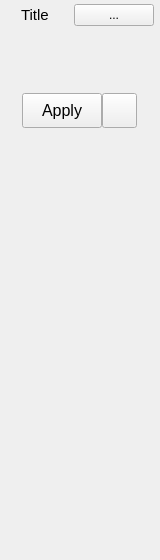
<?xml version="1.0" encoding="UTF-8"?>
<ui version="4.0">
 <class>Form</class>
 <widget class="QWidget" name="Form">
  <property name="geometry">
   <rect>
    <x>0</x>
    <y>0</y>
    <width>160</width>
    <height>560</height>
   </rect>
  </property>
  <property name="sizePolicy">
   <sizepolicy hsizetype="Preferred" vsizetype="Minimum">
    <horstretch>0</horstretch>
    <verstretch>0</verstretch>
   </sizepolicy>
  </property>
  <property name="minimumSize">
   <size>
    <width>160</width>
    <height>560</height>
   </size>
  </property>
  <property name="maximumSize">
   <size>
    <width>16777215</width>
    <height>16777215</height>
   </size>
  </property>
  <property name="windowTitle">
   <string>Form</string>
  </property>
  <property name="styleSheet">
   <string notr="true"/>
  </property>
  <layout class="QVBoxLayout" name="verticalLayout">
   <property name="spacing">
    <number>2</number>
   </property>
   <property name="sizeConstraint">
    <enum>QLayout::SetDefaultConstraint</enum>
   </property>
   <property name="leftMargin">
    <number>4</number>
   </property>
   <property name="topMargin">
    <number>2</number>
   </property>
   <property name="rightMargin">
    <number>4</number>
   </property>
   <property name="bottomMargin">
    <number>2</number>
   </property>
   <item>
    <layout class="QHBoxLayout" name="titleLayout">
     <property name="leftMargin">
      <number>2</number>
     </property>
     <property name="topMargin">
      <number>2</number>
     </property>
     <property name="rightMargin">
      <number>2</number>
     </property>
     <property name="bottomMargin">
      <number>0</number>
     </property>
     <item>
      <widget class="QLabel" name="titleIcon">
       <property name="maximumSize">
        <size>
         <width>13</width>
         <height>13</height>
        </size>
       </property>
       <property name="text">
        <string/>
       </property>
       <property name="pixmap">
        <pixmap>../icons/pose.png</pixmap>
       </property>
       <property name="scaledContents">
        <bool>true</bool>
       </property>
      </widget>
     </item>
     <item>
      <widget class="QLabel" name="titleLabel">
       <property name="font">
        <font>
         <family>Arial</family>
         <pointsize>11</pointsize>
         <weight>50</weight>
         <bold>false</bold>
        </font>
       </property>
       <property name="styleSheet">
        <string notr="true"/>
       </property>
       <property name="lineWidth">
        <number>0</number>
       </property>
       <property name="text">
        <string>Title</string>
       </property>
      </widget>
     </item>
     <item>
      <widget class="QPushButton" name="editButton">
       <property name="text">
        <string>...</string>
       </property>
      </widget>
     </item>
    </layout>
   </item>
   <item>
    <widget class="QFrame" name="mainFrame">
     <property name="frameShape">
      <enum>QFrame::NoFrame</enum>
     </property>
     <property name="frameShadow">
      <enum>QFrame::Plain</enum>
     </property>
     <property name="lineWidth">
      <number>0</number>
     </property>
     <layout class="QVBoxLayout" name="verticalLayout_2">
      <property name="spacing">
       <number>0</number>
      </property>
      <property name="margin">
       <number>0</number>
      </property>
      <item>
       <widget class="QFrame" name="iconTitleFrame">
        <property name="frameShape">
         <enum>QFrame::NoFrame</enum>
        </property>
        <property name="frameShadow">
         <enum>QFrame::Plain</enum>
        </property>
        <property name="lineWidth">
         <number>0</number>
        </property>
        <layout class="QVBoxLayout" name="verticalLayout_6">
         <property name="spacing">
          <number>0</number>
         </property>
         <property name="margin">
          <number>0</number>
         </property>
        </layout>
       </widget>
      </item>
      <item>
       <widget class="QFrame" name="iconFrame">
        <property name="frameShape">
         <enum>QFrame::NoFrame</enum>
        </property>
        <property name="frameShadow">
         <enum>QFrame::Plain</enum>
        </property>
        <property name="lineWidth">
         <number>0</number>
        </property>
        <layout class="QVBoxLayout" name="verticalLayout_3">
         <property name="spacing">
          <number>0</number>
         </property>
         <property name="leftMargin">
          <number>0</number>
         </property>
         <property name="topMargin">
          <number>2</number>
         </property>
         <property name="rightMargin">
          <number>0</number>
         </property>
         <property name="bottomMargin">
          <number>0</number>
         </property>
         <item>
          <widget class="QFrame" name="iconFrame2">
           <property name="sizePolicy">
            <sizepolicy hsizetype="Preferred" vsizetype="Expanding">
             <horstretch>0</horstretch>
             <verstretch>0</verstretch>
            </sizepolicy>
           </property>
           <property name="styleSheet">
            <string notr="true"/>
           </property>
           <property name="frameShape">
            <enum>QFrame::NoFrame</enum>
           </property>
           <property name="frameShadow">
            <enum>QFrame::Plain</enum>
           </property>
           <property name="lineWidth">
            <number>0</number>
           </property>
           <layout class="QVBoxLayout" name="verticalLayout_8">
            <property name="spacing">
             <number>0</number>
            </property>
            <property name="margin">
             <number>0</number>
            </property>
            <item>
             <layout class="QHBoxLayout" name="thumbnailLayout">
              <property name="spacing">
               <number>0</number>
              </property>
              <property name="topMargin">
               <number>0</number>
              </property>
              <property name="bottomMargin">
               <number>0</number>
              </property>
              <item>
               <widget class="QFrame" name="thumbnailFrame">
                <property name="sizePolicy">
                 <sizepolicy hsizetype="Expanding" vsizetype="Expanding">
                  <horstretch>0</horstretch>
                  <verstretch>1</verstretch>
                 </sizepolicy>
                </property>
                <property name="minimumSize">
                 <size>
                  <width>50</width>
                  <height>50</height>
                 </size>
                </property>
                <property name="maximumSize">
                 <size>
                  <width>150</width>
                  <height>150</height>
                 </size>
                </property>
                <property name="styleSheet">
                 <string notr="true"/>
                </property>
                <property name="frameShape">
                 <enum>QFrame::NoFrame</enum>
                </property>
                <property name="frameShadow">
                 <enum>QFrame::Plain</enum>
                </property>
                <property name="lineWidth">
                 <number>0</number>
                </property>
                <layout class="QVBoxLayout" name="verticalLayout_4">
                 <property name="spacing">
                  <number>0</number>
                 </property>
                 <property name="margin">
                  <number>0</number>
                 </property>
                </layout>
               </widget>
              </item>
             </layout>
            </item>
           </layout>
          </widget>
         </item>
        </layout>
       </widget>
      </item>
      <item>
       <widget class="QFrame" name="formFrame">
        <property name="frameShape">
         <enum>QFrame::NoFrame</enum>
        </property>
        <property name="frameShadow">
         <enum>QFrame::Plain</enum>
        </property>
        <property name="lineWidth">
         <number>0</number>
        </property>
        <layout class="QVBoxLayout" name="verticalLayout_14">
         <property name="spacing">
          <number>0</number>
         </property>
         <property name="margin">
          <number>0</number>
         </property>
        </layout>
       </widget>
      </item>
     </layout>
    </widget>
   </item>
   <item>
    <widget class="QFrame" name="customWidgetFrame">
     <property name="sizePolicy">
      <sizepolicy hsizetype="Preferred" vsizetype="Preferred">
       <horstretch>0</horstretch>
       <verstretch>0</verstretch>
      </sizepolicy>
     </property>
     <property name="frameShape">
      <enum>QFrame::NoFrame</enum>
     </property>
     <property name="frameShadow">
      <enum>QFrame::Raised</enum>
     </property>
     <property name="lineWidth">
      <number>0</number>
     </property>
     <layout class="QVBoxLayout" name="verticalLayout_9">
      <property name="spacing">
       <number>0</number>
      </property>
      <property name="margin">
       <number>0</number>
      </property>
     </layout>
    </widget>
   </item>
   <item>
    <widget class="QFrame" name="previewButtons">
     <property name="frameShape">
      <enum>QFrame::NoFrame</enum>
     </property>
     <property name="frameShadow">
      <enum>QFrame::Plain</enum>
     </property>
     <property name="lineWidth">
      <number>0</number>
     </property>
     <layout class="QHBoxLayout" name="horizontalLayout_6">
      <property name="spacing">
       <number>1</number>
      </property>
      <item>
       <layout class="QHBoxLayout" name="horizontalLayout_2">
        <property name="spacing">
         <number>0</number>
        </property>
        <property name="topMargin">
         <number>0</number>
        </property>
        <item>
         <spacer name="horizontalSpacer_3">
          <property name="orientation">
           <enum>Qt::Horizontal</enum>
          </property>
          <property name="sizeHint" stdset="0">
           <size>
            <width>40</width>
            <height>20</height>
           </size>
          </property>
         </spacer>
        </item>
        <item>
         <widget class="QPushButton" name="acceptButton">
          <property name="sizePolicy">
           <sizepolicy hsizetype="Preferred" vsizetype="Fixed">
            <horstretch>0</horstretch>
            <verstretch>0</verstretch>
           </sizepolicy>
          </property>
          <property name="minimumSize">
           <size>
            <width>80</width>
            <height>35</height>
           </size>
          </property>
          <property name="maximumSize">
           <size>
            <width>125</width>
            <height>35</height>
           </size>
          </property>
          <property name="font">
           <font>
            <family>Arial</family>
            <pointsize>12</pointsize>
            <weight>50</weight>
            <bold>false</bold>
           </font>
          </property>
          <property name="toolTip">
           <string/>
          </property>
          <property name="styleSheet">
           <string notr="true"/>
          </property>
          <property name="text">
           <string>Apply</string>
          </property>
         </widget>
        </item>
        <item>
         <widget class="QPushButton" name="selectionSetButton">
          <property name="sizePolicy">
           <sizepolicy hsizetype="Preferred" vsizetype="Minimum">
            <horstretch>0</horstretch>
            <verstretch>0</verstretch>
           </sizepolicy>
          </property>
          <property name="minimumSize">
           <size>
            <width>35</width>
            <height>35</height>
           </size>
          </property>
          <property name="maximumSize">
           <size>
            <width>35</width>
            <height>16777215</height>
           </size>
          </property>
          <property name="text">
           <string/>
          </property>
          <property name="icon">
           <iconset>
            <normaloff>icons/selectionSet2.png</normaloff>icons/selectionSet2.png</iconset>
          </property>
          <property name="iconSize">
           <size>
            <width>25</width>
            <height>25</height>
           </size>
          </property>
         </widget>
        </item>
        <item>
         <spacer name="horizontalSpacer_4">
          <property name="orientation">
           <enum>Qt::Horizontal</enum>
          </property>
          <property name="sizeHint" stdset="0">
           <size>
            <width>40</width>
            <height>20</height>
           </size>
          </property>
         </spacer>
        </item>
       </layout>
      </item>
     </layout>
    </widget>
   </item>
   <item>
    <widget class="QFrame" name="labelSpacer">
     <property name="sizePolicy">
      <sizepolicy hsizetype="Preferred" vsizetype="Expanding">
       <horstretch>0</horstretch>
       <verstretch>2</verstretch>
      </sizepolicy>
     </property>
     <property name="frameShape">
      <enum>QFrame::NoFrame</enum>
     </property>
     <property name="frameShadow">
      <enum>QFrame::Plain</enum>
     </property>
    </widget>
   </item>
  </layout>
 </widget>
 <resources/>
 <connections/>
 <slots>
  <slot>snapshot()</slot>
  <slot>apply()</slot>
  <slot>edit()</slot>
  <slot>showContextMenu()</slot>
 </slots>
</ui>
